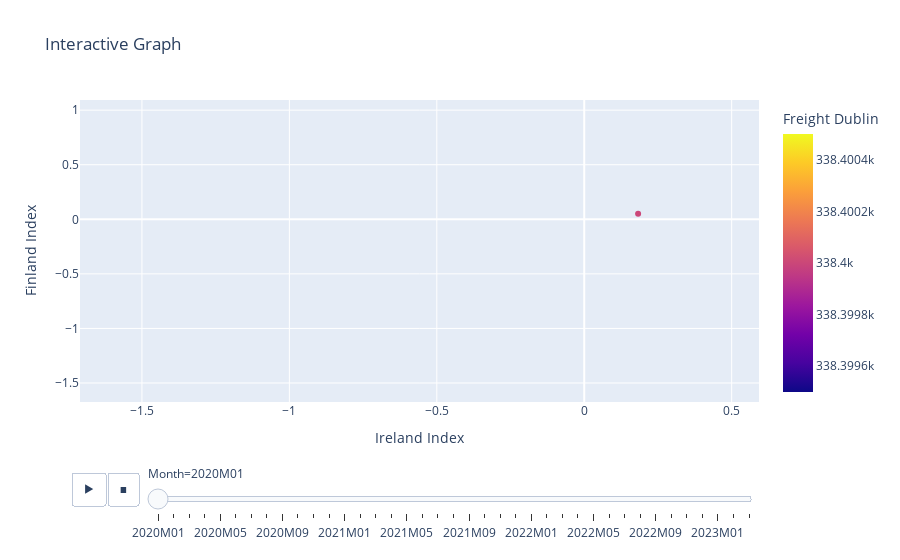

Notebook source saved alongside this figure:
### Code cell
fig = px.scatter(
    merged_data_CapitalCS,
    x="Ireland Index",
    y="Finland Index",
    animation_frame="Month",
    hover_name="Month",
    
    color="Freight Dublin",
    
    title="Interactive Graph",
    labels={"Ireland Index": "Ireland Index", "Finland Index": "Finland Index"},
    range_x=[merged_data_CapitalCS["Ireland Index"].min(), merged_data_CapitalCS["Ireland Index"].max()],
    range_y=[merged_data_CapitalCS["Finland Index"].min(), merged_data_CapitalCS["Finland Index"].max()],
)

# Show the figure
fig.show()

### Figure 1 — Plotly figure (JSON) as saved in the notebook; plotly's stock layout.template omitted (floating-point values rounded to 4 significant figures)
{"data": [{"hovertemplate": "<b>%{hovertext}</b><br><br>Month=2020M01<br>Ireland Index=%{x}<br>Finland Index=%{y}<br>Freight Dublin=%{marker.color}<extra></extra>", "hovertext": ["2020M01"], "legendgroup": "", "marker": {"color": [338400], "coloraxis": "coloraxis", "symbol": "circle"}, "mode": "markers", "name": "", "orientation": "v", "showlegend": false, "type": "scatter", "x": [0.1827], "xaxis": "x", "y": [0.05056], "yaxis": "y"}], "layout": {"coloraxis": {"colorbar": {"title": {"text": "Freight Dublin"}}, "colorscale": [[0, "#0d0887"], [0.1111, "#46039f"], [0.2222, "#7201a8"], [0.3333, "#9c179e"], [0.4444, "#bd3786"], [0.5556, "#d8576b"], [0.6667, "#ed7953"], [0.7778, "#fb9f3a"], [0.8889, "#fdca26"], [1, "#f0f921"]]}, "legend": {"tracegroupgap": 0}, "sliders": [{"active": 0, "currentvalue": {"prefix": "Month="}, "len": 0.9, "pad": {"b": 10, "t": 60}, "steps": [{"args": [["2020M01"], {"frame": {"duration": 0, "redraw": false}, "fromcurrent": true, "mode": "immediate", "transition": {"duration": 0, "easing": "linear"}}], "label": "2020M01", "method": "animate"}, {"args": [["2020M02"], {"frame": {"duration": 0, "redraw": false}, "fromcurrent": true, "mode": "immediate", "transition": {"duration": 0, "easing": "linear"}}], "label": "2020M02", "method": "animate"}, {"args": [["2020M03"], {"frame": {"duration": 0, "redraw": false}, "fromcurrent": true, "mode": "immediate", "transition": {"duration": 0, "easing": "linear"}}], "label": "2020M03", "method": "animate"}, {"args": [["2020M04"], {"frame": {"duration": 0, "redraw": false}, "fromcurrent": true, "mode": "immediate", "transition": {"duration": 0, "easing": "linear"}}], "label": "2020M04", "method": "animate"}, {"args": [["2020M05"], {"frame": {"duration": 0, "redraw": false}, "fromcurrent": true, "mode": "immediate", "transition": {"duration": 0, "easing": "linear"}}], "label": "2020M05", "method": "animate"}, {"args": [["2020M06"], {"frame": {"duration": 0, "redraw": false}, "fromcurrent": true, "mode": "immediate", "transition": {"duration": 0, "easing": "linear"}}], "label": "2020M06", "method": "animate"}, {"args": [["2020M07"], {"frame": {"duration": 0, "redraw": false}, "fromcurrent": true, "mode": "immediate", "transition": {"duration": 0, "easing": "linear"}}], "label": "2020M07", "method": "animate"}, {"args": [["2020M08"], {"frame": {"duration": 0, "redraw": false}, "fromcurrent": true, "mode": "immediate", "transition": {"duration": 0, "easing": "linear"}}], "label": "2020M08", "method": "animate"}, {"args": [["2020M09"], {"frame": {"duration": 0, "redraw": false}, "fromcurrent": true, "mode": "immediate", "transition": {"duration": 0, "easing": "linear"}}], "label": "2020M09", "method": "animate"}, {"args": [["2020M10"], {"frame": {"duration": 0, "redraw": false}, "fromcurrent": true, "mode": "immediate", "transition": {"duration": 0, "easing": "linear"}}], "label": "2020M10", "method": "animate"}, {"args": [["2020M11"], {"frame": {"duration": 0, "redraw": false}, "fromcurrent": true, "mode": "immediate", "transition": {"duration": 0, "easing": "linear"}}], "label": "2020M11", "method": "animate"}, {"args": [["2020M12"], {"frame": {"duration": 0, "redraw": false}, "fromcurrent": true, "mode": "immediate", "transition": {"duration": 0, "easing": "linear"}}], "label": "2020M12", "method": "animate"}, {"args": [["2021M01"], {"frame": {"duration": 0, "redraw": false}, "fromcurrent": true, "mode": "immediate", "transition": {"duration": 0, "easing": "linear"}}], "label": "2021M01", "method": "animate"}, {"args": [["2021M02"], {"frame": {"duration": 0, "redraw": false}, "fromcurrent": true, "mode": "immediate", "transition": {"duration": 0, "easing": "linear"}}], "label": "2021M02", "method": "animate"}, {"args": [["2021M03"], {"frame": {"duration": 0, "redraw": false}, "fromcurrent": true, "mode": "immediate", "transition": {"duration": 0, "easing": "linear"}}], "label": "2021M03", "method": "animate"}, {"args": [["2021M04"], {"frame": {"duration": 0, "redraw": false}, "fromcurrent": true, "mode": "immediate", "transition": {"duration": 0, "easing": "linear"}}], "label": "2021M04", "method": "animate"}, {"args": [["2021M05"], {"frame": {"duration": 0, "redraw": false}, "fromcurrent": true, "mode": "immediate", "transition": {"duration": 0, "easing": "linear"}}], "label": "2021M05", "method": "animate"}, {"args": [["2021M06"], {"frame": {"duration": 0, "redraw": false}, "fromcurrent": true, "mode": "immediate", "transition": {"duration": 0, "easing": "linear"}}], "label": "2021M06", "method": "animate"}, {"args": [["2021M07"], {"frame": {"duration": 0, "redraw": false}, "fromcurrent": true, "mode": "immediate", "transition": {"duration": 0, "easing": "linear"}}], "label": "2021M07", "method": "animate"}, {"args": [["2021M08"], {"frame": {"duration": 0, "redraw": false}, "fromcurrent": true, "mode": "immediate", "transition": {"duration": 0, "easing": "linear"}}], "label": "2021M08", "method": "animate"}, {"args": [["2021M09"], {"frame": {"duration": 0, "redraw": false}, "fromcurrent": true, "mode": "immediate", "transition": {"duration": 0, "easing": "linear"}}], "label": "2021M09", "method": "animate"}, {"args": [["2021M10"], {"frame": {"duration": 0, "redraw": false}, "fromcurrent": true, "mode": "immediate", "transition": {"duration": 0, "easing": "linear"}}], "label": "2021M10", "method": "animate"}, {"args": [["2021M11"], {"frame": {"duration": 0, "redraw": false}, "fromcurrent": true, "mode": "immediate", "transition": {"duration": 0, "easing": "linear"}}], "label": "2021M11", "method": "animate"}, {"args": [["2021M12"], {"frame": {"duration": 0, "redraw": false}, "fromcurrent": true, "mode": "immediate", "transition": {"duration": 0, "easing": "linear"}}], "label": "2021M12", "method": "animate"}, {"args": [["2022M01"], {"frame": {"duration": 0, "redraw": false}, "fromcurrent": true, "mode": "immediate", "transition": {"duration": 0, "easing": "linear"}}], "label": "2022M01", "method": "animate"}, {"args": [["2022M02"], {"frame": {"duration": 0, "redraw": false}, "fromcurrent": true, "mode": "immediate", "transition": {"duration": 0, "easing": "linear"}}], "label": "2022M02", "method": "animate"}, {"args": [["2022M03"], {"frame": {"duration": 0, "redraw": false}, "fromcurrent": true, "mode": "immediate", "transition": {"duration": 0, "easing": "linear"}}], "label": "2022M03", "method": "animate"}, {"args": [["2022M04"], {"frame": {"duration": 0, "redraw": false}, "fromcurrent": true, "mode": "immediate", "transition": {"duration": 0, "easing": "linear"}}], "label": "2022M04", "method": "animate"}, {"args": [["2022M05"], {"frame": {"duration": 0, "redraw": false}, "fromcurrent": true, "mode": "immediate", "transition": {"duration": 0, "easing": "linear"}}], "label": "2022M05", "method": "animate"}, {"args": [["2022M06"], {"frame": {"duration": 0, "redraw": false}, "fromcurrent": true, "mode": "immediate", "transition": {"duration": 0, "easing": "linear"}}], "label": "2022M06", "method": "animate"}, {"args": [["2022M07"], {"frame": {"duration": 0, "redraw": false}, "fromcurrent": true, "mode": "immediate", "transition": {"duration": 0, "easing": "linear"}}], "label": "2022M07", "method": "animate"}, {"args": [["2022M08"], {"frame": {"duration": 0, "redraw": false}, "fromcurrent": true, "mode": "immediate", "transition": {"duration": 0, "easing": "linear"}}], "label": "2022M08", "method": "animate"}, {"args": [["2022M09"], {"frame": {"duration": 0, "redraw": false}, "fromcurrent": true, "mode": "immediate", "transition": {"duration": 0, "easing": "linear"}}], "label": "2022M09", "method": "animate"}, {"args": [["2022M10"], {"frame": {"duration": 0, "redraw": false}, "fromcurrent": true, "mode": "immediate", "transition": {"duration": 0, "easing": "linear"}}], "label": "2022M10", "method": "animate"}, {"args": [["2022M11"], {"frame": {"duration": 0, "redraw": false}, "fromcurrent": true, "mode": "immediate", "transition": {"duration": 0, "easing": "linear"}}], "label": "2022M11", "method": "animate"}, {"args": [["2022M12"], {"frame": {"duration": 0, "redraw": false}, "fromcurrent": true, "mode": "immediate", "transition": {"duration": 0, "easing": "linear"}}], "label": "2022M12", "method": "animate"}, {"args": [["2023M01"], {"frame": {"duration": 0, "redraw": false}, "fromcurrent": true, "mode": "immediate", "transition": {"duration": 0, "easing": "linear"}}], "label": "2023M01", "method": "animate"}, {"args": [["2023M02"], {"frame": {"duration": 0, "redraw": false}, "fromcurrent": true, "mode": "immediate", "transition": {"duration": 0, "easing": "linear"}}], "label": "2023M02", "method": "animate"}, {"args": [["2023M03"], {"frame": {"duration": 0, "redraw": false}, "fromcurrent": true, "mode": "immediate", "transition": {"duration": 0, "easing": "linear"}}], "label": "2023M03", "method": "animate"}], "x": 0.1, "xanchor": "left", "y": 0, "yanchor": "top"}], "title": {"text": "Interactive Graph"}, "updatemenus": [{"buttons": [{"args": [null, {"frame": {"duration": 500, "redraw": false}, "fromcurrent": true, "mode": "immediate", "transition": {"duration": 500, "easing": "linear"}}], "label": "&#9654;", "method": "animate"}, {"args": [[null], {"frame": {"duration": 0, "redraw": false}, "fromcurrent": true, "mode": "immediate", "transition": {"duration": 0, "easing": "linear"}}], "label": "&#9724;", "method": "animate"}], "direction": "left", "pad": {"r": 10, "t": 70}, "showactive": false, "type": "buttons", "x": 0.1, "xanchor": "right", "y": 0, "yanchor": "top"}], "xaxis": {"anchor": "y", "domain": [0, 1], "range": [-1.71, 0.5927], "title": {"text": "Ireland Index"}}, "yaxis": {"anchor": "x", "domain": [0, 1], "range": [-1.674, 1.093], "title": {"text": "Finland Index"}}}}
